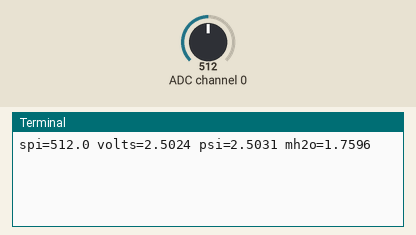
Simulated run of this program. Board: Raspberry Pi (BCM pin numbers). On the bench: the last lines printed to the terminal. Inputs (shaded band) come from the test bench; at power-on: ADC channel 0 = 512 (analog values on the 0–1023 scale). The clock reads 2024-03-15 10:24:30 at power-on unless the program sets it.

Above: at 1.2 s.
1.3 s: ADC channel 0 set to 716
At 1.3 s:
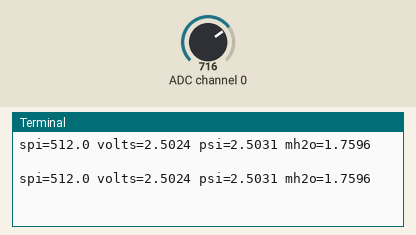
2.8 s: ADC channel 0 set to 900
At 4.3 s:
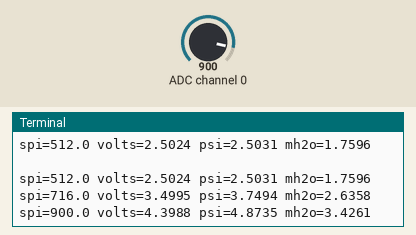
Timing chart, 0 to 5.8 s (numbered marks = the images above; inputs shaded):
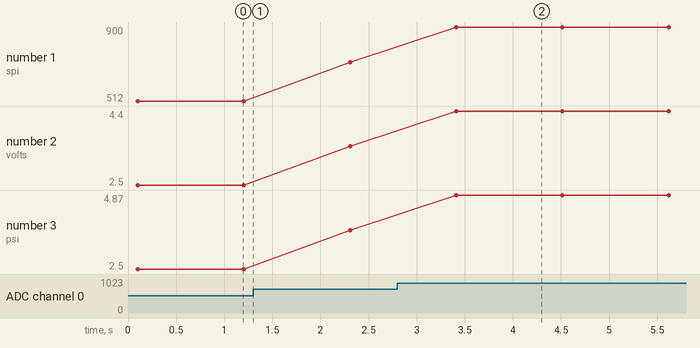

The program:

spi_test.py
```python
from time import sleep, time
import spidev
import numpy as np
def __read_spi(spi, channel):
    adc = spi.xfer2([1,(8+channel)<<4,0])
    data = ((adc[1]&3) << 8) + adc[2]
    return data

def _read_spi(spi, channel):
    t0 = time()
    lis_v = []
    while True:
        v = __read_spi(spi, channel)
        lis_v.append(v)
        if time() - t0 > 0.1:
            break
    data = np.average(lis_v)
    return data

spi_client = spidev.SpiDev()
spi_client.close()#this is important, otherwise too many files exception is raised after a whime
spi_client.open(0, 0)
i=0
while True:
    spi_client.close()#this is important, otherwise too many files exception is raised after a whime
    spi_client.open(0, 0)
    r = _read_spi(spi=spi_client, channel=0)
    v = r/1023.0 * 5
    psi = (v - 0.5) * 5.0/4.0
    mh2o = psi* 0.703
    print "spi=%s volts=%s psi=%s mh2o=%s" %(round(r,2),round(v,4), round(psi,4), round(mh2o,4))
    sleep (1)
    if i%10==0:
        print ""
    i+=1
```

Measured:
- after the input at 2.8 s, the terminal: prints a new line after 0.61 s (image 2)
- plotted number 1: 512 → 716 after the input at 1.3 s, 716 → 900 after the input at 2.8 s
- plotted number 2: 2.5 → 3.5 after the input at 1.3 s, 3.5 → 4.4 after the input at 2.8 s
- plotted number 3: 2.5 → 3.75 after the input at 1.3 s, 3.75 → 4.87 after the input at 2.8 s
